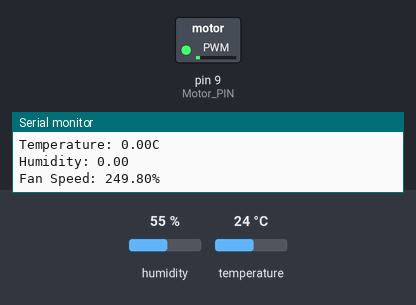
The sketch below on a simulated Arduino Uno, built with avr-gcc and run on an emulated ATmega328P. On the bench: switched loads named in the sketch (green lamp = pin HIGH), the last lines printed to the serial monitor. Wiring (inferred from the names in the program): DHT11 sensor: data pin 5. The test bench sets the inputs (shaded band); at power-on: temperature 24 °C, humidity 55 %.

Above: at 3.8 s.
3.9 s: temperature set to 12 °C
At 7.4 s:
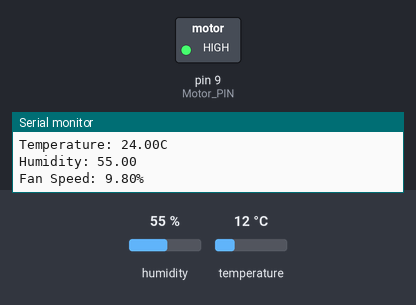
7.8 s: temperature set to 19 °C
At 9.5 s:
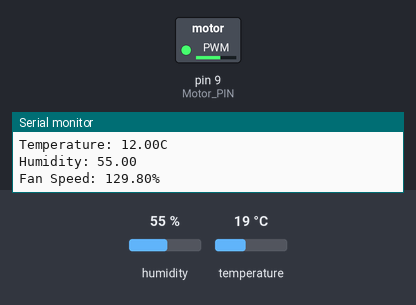
11.7 s: temperature set to 28 °C
At 12.6 s:
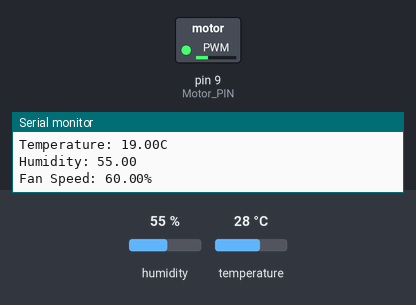
15.6 s: temperature set to 41 °C
At 18.9 s:
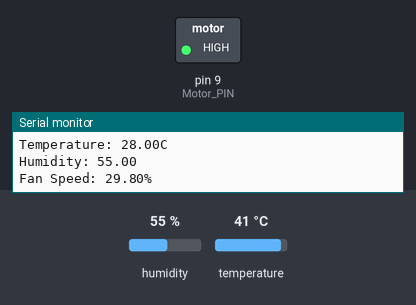
Timing chart, 0 to 20.4 s (numbered marks = the images above; inputs shaded):
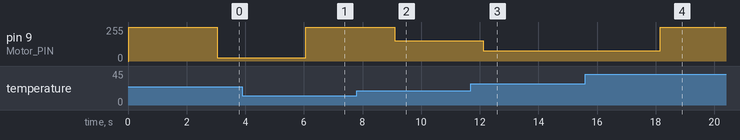

Measured:
- after the input at 3.9 s, pin 9 (Motor_PIN): 25/255 → 255/255 after 2.2 s
- after the input at 7.8 s, pin 9 (Motor_PIN): 255/255 → 153/255 after 1.3 s
- after the input at 11.7 s, pin 9 (Motor_PIN): 153/255 → 76/255 after 0.42 s
- after the input at 15.6 s, pin 9 (Motor_PIN): 76/255 → 255/255 after 2.6 s

The sketch:

Envir_Monitor_Sys.ino
```cpp
#include <Wire.h>
#include "DHT_LIB.h"
#include "Motor.h"

#define PIN_Data 5
#define Motor_PIN 9

//Initialization for DHT sensor
float Temp = 0;          //decler Temperature
float RH = 0;         //declcer Humidity

int Fan_Speed = 0;

void setup()
{
  // Initialize the UART interface
  Serial.begin(9600);
  //Initialize Pin Data.
  Init_DHT(PIN_Data);
  //Initialize Motor.
  Init_MOTOR(Motor_PIN);
}

void loop()
{

  Read_DHT(5,&Temp,&RH);
  controlFanSpeed(Temp,Motor_PIN,&Fan_Speed);

  delay(3000);

  // Report the temperature, humidity, and fan speed
   Serial.println("");
    Serial.print("Temperature: ");
    Serial.print(Temp);
    Serial.println("C");
    Serial.print("Humidity: ");
    Serial.println(RH);
    Serial.print("Fan Speed: ");
    Serial.print((Fan_Speed*100.0)/255.0);
    Serial.println("%");

}
```

DHT_LIB.cpp
```cpp
#include "DHT_LIB.h"

// Sampling periods
#define temperatureSampPeriod 100 // 100ms
#define humiditySampPeriod 200// 200ms

void Init_DHT(char Pin)
{
pinMode(Pin, INPUT);
digitalWrite(Pin, HIGH);
}

char Read_DHT(char Pin ,float* Temp, float* RH)
{
  static unsigned long lastTemperatureTime = 0;
  static unsigned long lastHumidityTime = 0;

  //Start communication process of DHT Sensor from data sheet

  char data[40]={};          //compelete data transmistion 40 bit

  //Start Response
  pinMode(Pin,OUTPUT);
  digitalWrite(Pin,LOW);
  delay(18);
  //Pull up waiting for respone
  digitalWrite(Pin,HIGH);
  pinMode(Pin,INPUT);

  delayMicroseconds(40);   //wait for response

  //Checking response
  if(digitalRead(Pin)==HIGH)
  {
    Serial.println("NOT RESPONDING!");
    return 1;
  }

 while (digitalRead (Pin)==LOW){;}     //Wait 80us
 while (digitalRead(Pin)==HIGH){;}     //Wait 80us
  //Communication process is done.

 //Start to read data
 for (int i=0;i<40;i++)
  {
    while (digitalRead(Pin)==LOW){;}        //waiting time (50us) for every bit
    delayMicroseconds(30);
    if(digitalRead(Pin)==HIGH)
    {
      data[i]=1;
      while (digitalRead(Pin)==HIGH){;}        //wait to finish sending 1
    }
  }

  // Read temperature every 100ms
  if (millis() - lastTemperatureTime >= temperatureSampPeriod) {
  //data of int temperature
  int temp_int=0;
  for (int i=16 ; i<24 ;i++)
  {
    temp_int= temp_int << 1;
    if(data[i]==1)
    {
      temp_int |=1;
    }
  }
  //data of decimal temperature
  int temp_deci=0;
  for (int i=24 ; i<32 ;i++)
  {
    temp_deci= temp_deci << 1;
    if(data[i]==1)
    {
      temp_deci |=1;
    }
  }

  // Read humidity every 200ms
  if (millis() - lastHumidityTime >= humiditySampPeriod) {
  //data of int humidity
  int rh_int=0;
  for (int i=0 ; i<8 ;i++)
  {
    rh_int= rh_int << 1;
    if(data[i]==1)
    {
      rh_int |=1;
    }
  }

  //data of decimal humidity
  int rh_deci=0;
  for (int i=8 ; i<16 ;i++)
  {
    rh_deci= rh_deci << 1;
    if(data[i]==1)
    {
      rh_deci |=1;
    }
  }

  //data of sum bit
  int sum_check=0;
  for (int i=32 ; i<40 ;i++)
  {
    sum_check= sum_check << 1;
    if(data[i]==1)
    {
      sum_check |=1;
    }
  }

//check the sum_check return 2 if faild
if(sum_check!=(temp_deci+temp_int+rh_deci+rh_int))
{
  Serial.print(F("sum check failed!"));
  return 2;
}

//convert from binary to decimal (float) and store them in pointeer
*RH=rh_deci+rh_int;
*Temp=temp_deci+temp_int;

  lastHumidityTime = millis();
  }

  lastTemperatureTime = millis();
  }
}
```

DHT_LIB.h
```cpp
#ifndef DHT_H
#define DHT_H

#include <Arduino.h>

void Init_DHT(char Pin);    //Initialize Pin Data.

char Read_DHT(char Pin ,float* Temp, float* RH);      //function to get temperature & humidity and return them by refrance.

#endif
```

Motor.cpp
```cpp
#include "Motor.h"

#define IDEAL_TEMP 25.0

void Init_MOTOR(char Motor_Pin)
{
pinMode(Motor_Pin, OUTPUT);
}

// Function to control the fan speed
void controlFanSpeed(float temperature,char Motor_Pin,int* Fan)
{
  // Calculate the fan speed based on the temperature difference
  float tempDiff = temperature - IDEAL_TEMP;
  // int fanSpeed = map(abs(tempDiff), 0, 10, 0, 255); // 0 to 100% speed
     *Fan = map(abs(tempDiff), 0, 10, 0, 255);
  // Set the motor speed
    analogWrite(Motor_Pin, *Fan);

    /*Serial.print("Fan Speed: ");
    //Serial.print((analogRead(Motor_PIN) * 100.0) / 255.0);
    Serial.print(fanSpeed);
    Serial.println("%");*/
}
```

Motor.h
```cpp
#ifndef MOTOR_H
#define MOTOR_H

#include <Arduino.h>

void Init_MOTOR(char Motor_Pin);    //Initialize Motor Pin.

void controlFanSpeed(float temperature,char Motor_Pin,int* Fan); // Function to control the fan speed

#endif
```
